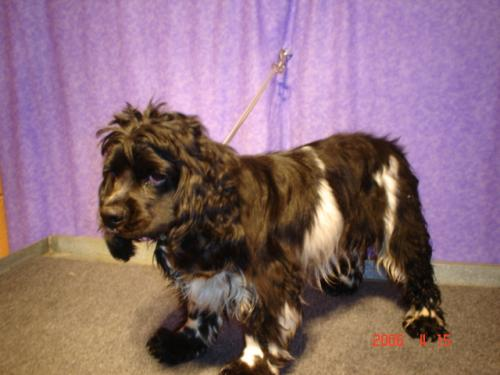
#> input picture Data/PetImages/Dog/10127.jpg, 500 x 375 px
$ jupyter execute Data_Processing.ipynb
#> lines starting #> are read from the running program, lines starting #| are printed output that depends on the picture
[cell 1]
import numpy as np
import matplotlib.pyplot as plt
import os
import csv
import cv2
import random
import pickle

[cell 2]
data_directory = './Data/PetImages'
CATEGORIES = ["Dog", "Cat"]
IMG_SIZE = 50

[cell 3]
training_data = []

def create_training_data():
    for category in CATEGORIES:
        path = os.path.join(data_directory, category)
        class_num = CATEGORIES.index(category)
        for img in os.listdir(path):
            try:
                img_array = cv2.imread(os.path.join(path, img), cv2.IMREAD_GRAYSCALE)
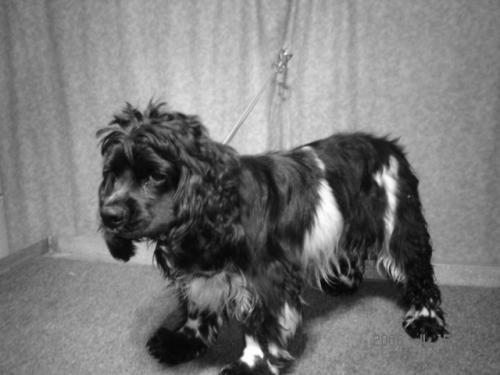
#> img_array: shape (375, 500); min 0, max 255, mean 120.2
                new_array = cv2.resize(img_array, (IMG_SIZE, IMG_SIZE))
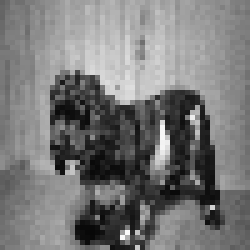
#> new_array: shape (50, 50) (shown 5 times larger); min 7, max 251, mean 120.1
                training_data.append([new_array, class_num])
            except Exception as e:
                pass
#> pass 2 of the loop in create_training_data, `for category in CATEGORIES:`:
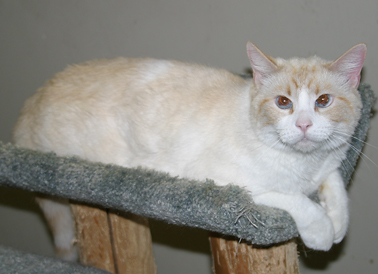
#> input picture Data/PetImages/Cat/10044.jpg, 378 x 274 px
#> in create_training_data, `img_array = cv2.imread(os.path.join(path, img), cv2.IMREAD_GRAYSCALE)`:
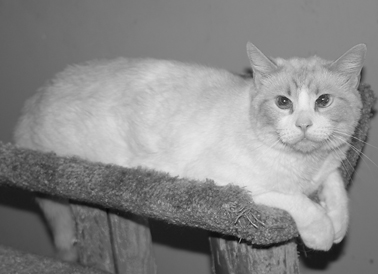
#> img_array: shape (274, 378); min 7, max 238, mean 136.8
#> in create_training_data, `new_array = cv2.resize(img_array, (IMG_SIZE, IMG_SIZE))`:
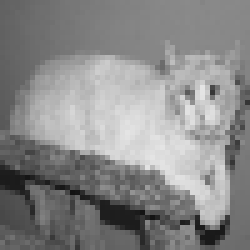
#> new_array: shape (50, 50) (shown 5 times larger); min 19, max 228, mean 136.9
create_training_data()

[cell 4]
# Print number of cat/dog images
print(len(training_data))
#| 2

[cell 5]
# Randomize the list containing cat/dog images
random.shuffle(training_data)

[cell 6]
x = []
y = []

[cell 7]
for features, label in training_data:
    x.append(features)
    y.append(label)
#> this loop made 2 passes
#> label on passes 1 to 2: 0, 1
#> after the loop, x = 2 items; y = [0, 1]
x = np.array(x).reshape(-1, IMG_SIZE, IMG_SIZE, 1)
